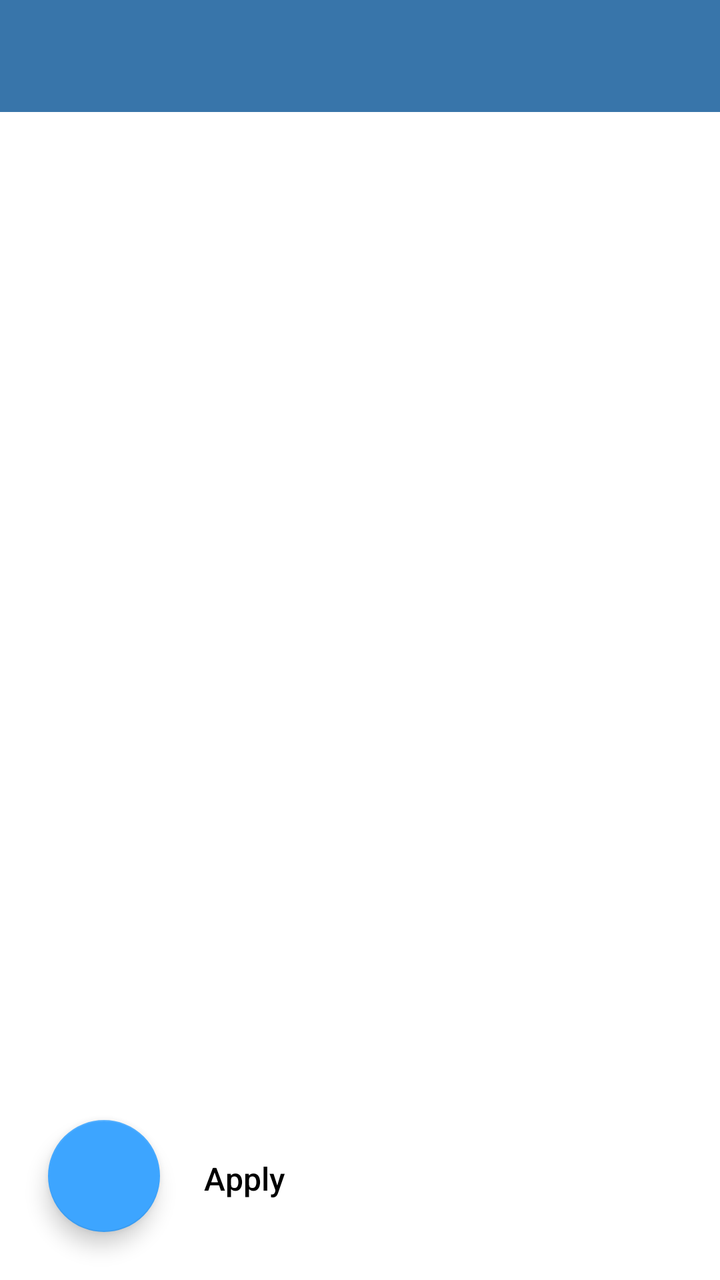
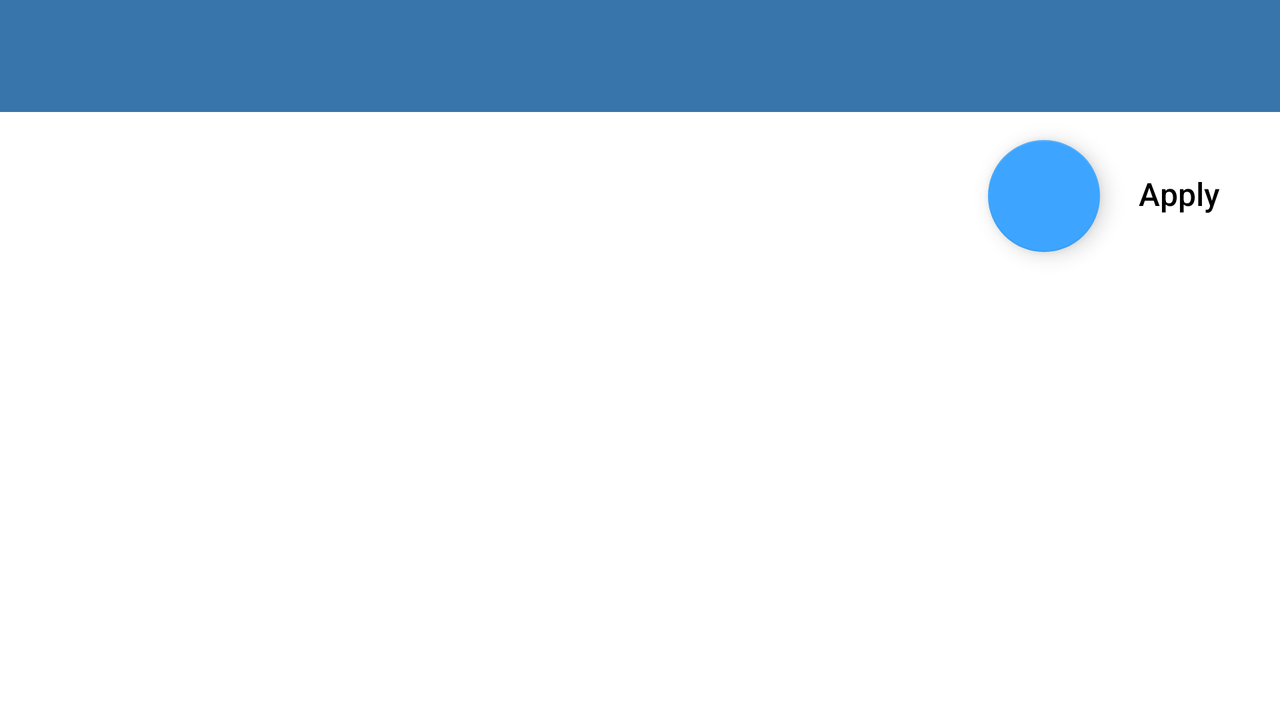

Two renders of one Android screen. The first uses the default layout on a phone; the second uses the alternative layout the repository ships for a different screen configuration, on a matching device. The two XML files are below.
<!-- AndroidManifest.xml: application theme Theme.ProvaTEST -->
<!-- res/layout/settings_activity.xml -->
<androidx.constraintlayout.widget.ConstraintLayout xmlns:android="http://schemas.android.com/apk/res/android"
    xmlns:app="http://schemas.android.com/apk/res-auto"
    xmlns:tools="http://schemas.android.com/tools"
    android:layout_width="match_parent"
    android:layout_height="match_parent"
    android:background="?attr/colorPrimarySurface">

    <androidx.appcompat.widget.Toolbar
        android:id="@+id/toolbar"
        android:layout_width="match_parent"
        android:layout_height="?attr/actionBarSize"
        android:background="?attr/colorPrimaryVariant"
        app:popupTheme="@style/Theme.ProvaTEST.PopupOverlay"
        tools:ignore="MissingConstraints" />

    <ScrollView
        android:layout_width="match_parent"
        android:layout_height="match_parent"
        android:layout_marginTop="56dp"
        tools:ignore="SpeakableTextPresentCheck"
        android:background="?attr/colorPrimarySurface">

        <LinearLayout
            android:id="@+id/settings"
            android:layout_marginStart="-30dp"
            android:layout_width="match_parent"
            android:layout_height="wrap_content"
            android:layout_gravity="top"
            android:orientation="horizontal"
            android:background="?attr/colorPrimarySurface">

        </LinearLayout>
    </ScrollView>

    <com.google.android.material.floatingactionbutton.FloatingActionButton
        android:id="@+id/apply_button"
        android:layout_width="wrap_content"
        android:layout_height="wrap_content"
        android:clickable="true"
        android:src="@drawable/ic_baseline_check_circle"
        app:layout_constraintBottom_toBottomOf="parent"
        app:layout_constraintStart_toStartOf="parent"
        android:layout_marginStart="24dp"
        android:layout_marginBottom="24dp"
        tools:ignore="SpeakableTextPresentCheck,ImageContrastCheck" />

    <View
        android:layout_width="64dp"
        android:layout_height="64dp"
        android:id="@+id/circle"
        android:background="@drawable/circle"
        android:visibility="invisible"
        app:layout_constraintBottom_toBottomOf="@+id/apply_button"
        app:layout_constraintEnd_toEndOf="@+id/apply_button"
        app:layout_constraintStart_toStartOf="@+id/apply_button"
        app:layout_constraintTop_toTopOf="@+id/apply_button" />

    <TextView
        android:id="@+id/textView4"
        android:layout_width="wrap_content"
        android:layout_height="wrap_content"
        android:fontFamily="sans-serif-medium"
        android:text="@string/apply_button"
        android:textColor="?attr/colorOnPrimarySurface"
        android:textSize="16sp"
        app:layout_constraintBottom_toBottomOf="parent"
        app:layout_constraintStart_toStartOf="@+id/apply_button"
        android:layout_marginStart="78dp"
        android:layout_marginBottom="40dp"/>

</androidx.constraintlayout.widget.ConstraintLayout>
<!-- resources referenced by this layout -->
<resources>
  <string name="apply_button">Apply</string>
  <style name="Theme.ProvaTEST.PopupOverlay" parent="ThemeOverlay.AppCompat.Light" />
  <style name="Theme.ProvaTEST" parent="Theme.MaterialComponents.DayNight.DarkActionBar">
          
          <item name="colorPrimary">@color/blue</item>
          <item name="colorPrimaryVariant">@color/dark_blue</item>
          <item name="colorOnPrimary">@color/white</item>
          
          <item name="colorSecondary">@color/blue_variant</item>
          <item name="colorSecondaryVariant">@color/blue</item>
          <item name="colorOnSecondary">@color/white</item>
          <item name="colorOnPrimarySurface">@color/black</item>
          <item name="colorPrimarySurface">@color/white</item>
          
          <item name="android:statusBarColor" tools:targetApi="l">?attr/colorPrimaryVariant</item>
          
          <item name="android:itemTextAppearance">@style/myCustomMenuTextAppearance</item>
      </style>
  <color name="blue">#53ADDA</color>
  <color name="dark_blue">#3875AA</color>
  <color name="white">#FFFFFFFF</color>
  <color name="blue_variant">#3DA5FF</color>
  <color name="black">#FF000000</color>
  <style name="myCustomMenuTextAppearance" parent="@android:style/TextAppearance.Widget.IconMenu.Item">
          <item name="android:textColor">?attr/colorOnPrimarySurface</item>
      </style>
</resources>
<!-- res/layout-land/settings_activity.xml (the repository's variant of the layout above) -->
<!-- drawn on the phone turned sideways -->
<androidx.constraintlayout.widget.ConstraintLayout xmlns:android="http://schemas.android.com/apk/res/android"
    xmlns:app="http://schemas.android.com/apk/res-auto"
    xmlns:tools="http://schemas.android.com/tools"
    android:layout_width="match_parent"
    android:layout_height="match_parent"
    android:background="?attr/colorPrimarySurface">

    <androidx.appcompat.widget.Toolbar
        android:id="@+id/toolbar"
        android:layout_width="match_parent"
        android:layout_height="?attr/actionBarSize"
        android:background="?attr/colorPrimaryVariant"
        app:popupTheme="@style/Theme.ProvaTEST.PopupOverlay"
        tools:ignore="MissingConstraints" />

    <ScrollView
        android:layout_width="match_parent"
        android:layout_height="match_parent"
        android:layout_marginTop="56dp"
        tools:ignore="SpeakableTextPresentCheck"
        android:background="?attr/colorPrimarySurface">

        <LinearLayout
            android:id="@+id/settings"
            android:layout_marginStart="-30dp"
            android:layout_width="match_parent"
            android:layout_height="wrap_content"
            android:layout_gravity="top"
            android:orientation="horizontal"
            android:background="?attr/colorPrimarySurface">

        </LinearLayout>
    </ScrollView>

    <com.google.android.material.floatingactionbutton.FloatingActionButton
        android:id="@+id/apply_button"
        android:layout_width="wrap_content"
        android:layout_height="wrap_content"
        android:layout_marginTop="70dp"
        android:layout_marginEnd="90dp"
        android:clickable="true"
        android:src="@drawable/ic_baseline_check_circle"
        app:layout_constraintEnd_toEndOf="parent"
        app:layout_constraintTop_toTopOf="@+id/toolbar"
        android:contentDescription="@string/accessibility1" />

    <TextView
        android:id="@+id/textView4"
        android:layout_width="wrap_content"
        android:layout_height="wrap_content"
        android:fontFamily="sans-serif-medium"
        android:text="@string/apply_button"
        android:textColor="?attr/colorOnPrimarySurface"
        android:textSize="16sp"
        app:layout_constraintTop_toTopOf="@+id/toolbar"
        app:layout_constraintEnd_toEndOf="parent"
        android:layout_marginEnd="30dp"
        android:layout_marginTop="86dp"/>

</androidx.constraintlayout.widget.ConstraintLayout>
<!-- resources referenced by the variant -->
<!-- as the phone turned sideways resolves them -->
<resources>
  <string name="accessibility1">Click here to apply settings</string>
  <string name="apply_button">Apply</string>
  <style name="Theme.ProvaTEST.PopupOverlay" parent="ThemeOverlay.AppCompat.Light" />
  <style name="Theme.ProvaTEST" parent="Theme.MaterialComponents.DayNight.DarkActionBar">
          
          <item name="colorPrimary">@color/blue</item>
          <item name="colorPrimaryVariant">@color/dark_blue</item>
          <item name="colorOnPrimary">@color/white</item>
          
          <item name="colorSecondary">@color/blue_variant</item>
          <item name="colorSecondaryVariant">@color/blue</item>
          <item name="colorOnSecondary">@color/white</item>
          <item name="colorOnPrimarySurface">@color/black</item>
          <item name="colorPrimarySurface">@color/white</item>
          
          <item name="android:statusBarColor" tools:targetApi="l">?attr/colorPrimaryVariant</item>
          
          <item name="android:itemTextAppearance">@style/myCustomMenuTextAppearance</item>
      </style>
  <color name="blue">#53ADDA</color>
  <color name="dark_blue">#3875AA</color>
  <color name="white">#FFFFFFFF</color>
  <color name="blue_variant">#3DA5FF</color>
  <color name="black">#FF000000</color>
  <style name="myCustomMenuTextAppearance" parent="@android:style/TextAppearance.Widget.IconMenu.Item">
          <item name="android:textColor">?attr/colorOnPrimarySurface</item>
      </style>
</resources>
